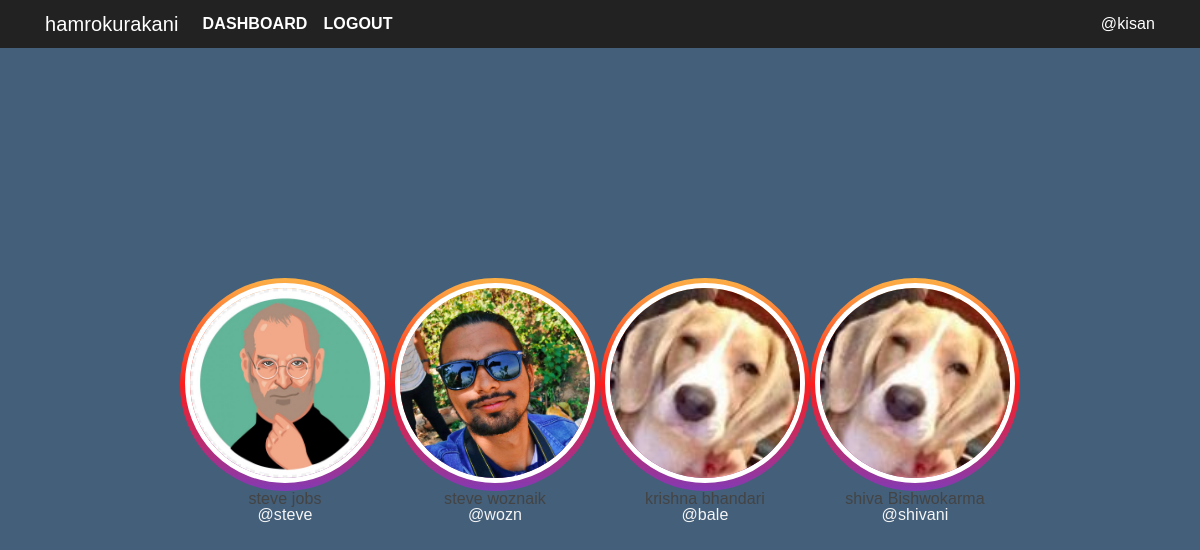
Page / (signed in) on the earlier database version.
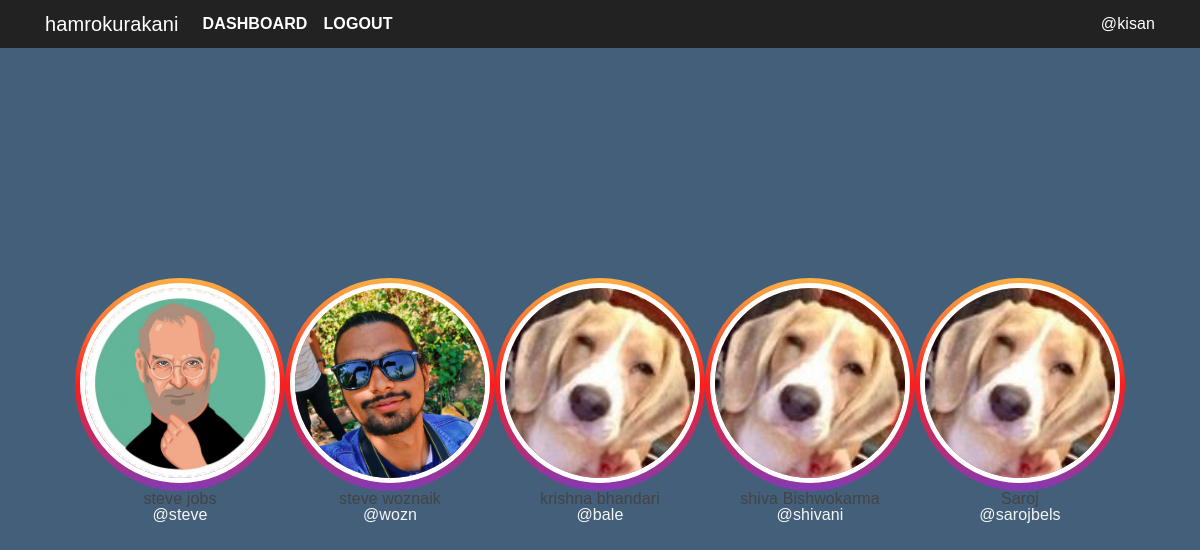
Same page on the later database version.
### hamrokurakani/models.py (models this page shows, shortened)
class User(UserMixin, db.Model):
    id = db.Column(db.Integer, primary_key=True)
    fullname = db.Column(db.String(20), unique=True, nullable=False)
    username = db.Column(db.String(15), unique=True, nullable=False)
    email = db.Column(db.String(120), unique=True, nullable=False)
    password = db.Column(db.String(60), nullable=False)
    image_file = db.Column(db.String(20), nullable=False, default='default.jpg')
    joined = db.Column(db.DateTime, nullable=False, default=datetime.now)
    messages_sent = db.relationship('Message', foreign_keys='Message.sender_id', backref='author', lazy='dynamic')
    messages_received = db.relationship('Message', foreign_keys='Message.recipient_id', backref='recipient', lazy='dynamic')
    last_seen = db.Column(db.DateTime, default=datetime.now)
    last_message_read_time = db.Column(db.DateTime, default=datetime.now)

### hamrokurakani/chat/routes.py (the view)
@chyat.route('/')
@login_required
def home():
    users = User.query.all()
    return render_template('home.html', users=users)

### hamrokurakani/admin/routes.py (called while the page is built)
@login_manager.user_loader
def load_user(user_id):
    return User.query.get(user_id)

### hamrokurakani/templates/home.html
{% extends "chat/nav.html" %}
{% block content %}
<body>
   	<div class="container">
		<div class="d-flex justify-content-center h-100">
{% for user in users %}
{% if current_user != user %}
<div class="image_outer_container">
	<a class="noblue" href="{{ url_for('chat.chatwith', user=user.username) }}">
				<div class="image_inner_container">
					<img src="{{ url_for('static', filename='profilepics/' + user.image_file) }}" />
				</div>
				<div class="d-flex flex-column justify-content-center text-center">
					<h6>{{user.fullname}}</h6>
					<p>@{{user.username}}</p>
				</div>
						</a>
			</div>
			{% endif %}
{% endfor %}
		</div>
	</div>
</body>
{% endblock content %}

### hamrokurakani/templates/chat/nav.html (shortened to what this page needs)
<!DOCTYPE html>
<html>
<head>
    <link rel="stylesheet" type="text/css" href="{{ url_for('static', filename='css/' + 'bootstrap.min.css') }}">
    <link rel="stylesheet" type="text/css" href="{{ url_for('static', filename='css/' + 'better-nav.min.css') }}">
    <link rel="stylesheet" type="text/css" href="{{ url_for('static', filename='css/' + 'font-awesome.min.css') }}">
    <link rel="stylesheet" type="text/css" href="{{ url_for('static', filename='css/' + 'sourcesanspro.css') }}">
    <link rel="stylesheet" type="text/css" href="{{ url_for('static', filename= 'css/' + 'chat.css') }}">
    <link rel="stylesheet" type="text/css" href="{{ url_for('static', filename= 'css/' + 'main.css') }}">
    <link rel="stylesheet" type="text/css" href="{{ url_for('static', filename='css/' + 'reset.min.css') }}">
</head>
  <header class="site-header">
    <nav class="navbar navbar-expand-md navbar-dark bg-steel fixed-top">
      <div class="container">
        <a class="navbar-brand" href="{{ url_for('chat.chats') }}">hamrokurakani</a>
        <div class="collapse navbar-collapse" id="navbarToggle">
          {% if current_user.is_authenticated %}
          <div class="navbar-nav mr-auto">
            {% if current_user.id == 1 %}
            <a class="nav-item nav-link text-white font-weight-bold text-uppercase"
            href="{{ url_for('admin.index') }}">Dashboard</a>
             {% endif %}
             <a class="nav-item nav-link text-white font-weight-bold text-uppercase"
            href="{{ url_for('users.logout') }}">Logout</a>
          </div>
          <div class="navbar-nav ml-auto">
            <span class="text-white">
              @{{ current_user.username }}
            </span>
          </div>
          {% else %}
          <a class="nav-item nav-link text-white font-weight-bold text-uppercase"
            href="{{ url_for('users.login') }}">Login</a>
          <a class="nav-item nav-link text-white font-weight-bold text-uppercase"
            href="{{ url_for('users.register') }}">Register</a>
          {% endif %}
        </div>
      </div>
    </nav>
  </header>
<body>
    {% block content %}
    {% endblock %}
</body>
</html>

### hamrokurakani/static/css/chat.css (style rules this page uses)
html { margin-top:6rem; scroll-behavior: smooth; font-family: Arial, Helvetica, sans-serif !important; }
body { display: flex; align-items: center; justify-content: center; min-height: 100vh; background: #435f7a !important; font-family:"Source Sans Pro", "Roboto Condensed", sans-serif; font-size: 1em; letter-spacing: 0.1px; color: #32465a; text-rendering: optimizeLegibility; text-shadow: 1px 1px 1px rgba(0, 0, 0, 0.004); -webkit-font-smoothing: antialiased; }
a.noblue:link, a.noblue:active, a.noblue:visited { color: #f5f5f5 !important; text-decoration: none; }

### hamrokurakani/static/css/main.css (style rules this page uses)
body { background: #e6ecf0; color: #242424; margin-top: 5rem; scroll-behavior: smooth; display: flex; justify-content: center; font-family:"Source Sans Pro", "proxima-nova","Roboto Condensed", sans-serif; font-size: 1em; min-height: 100vh; text-rendering: optimizeLegibility; -webkit-font-smoothing: antialiased; text-shadow: 1px 1px 1px rgba(0, 0, 0, 0.004); }
h1, h2, h3, h4, h5, h6 { color: #444444; }
.bg-steel { background-color: #222222; }
.site-header .navbar-nav .nav-link { color: #cbd5db; }
html,body { height: 100%; }
.container { height: 100%; align-content: center; }
.image_outer_container { margin-top: auto; margin-bottom: auto; border-radius: 50%; position: relative; }
.image_inner_container { border-radius: 50%; padding: 5px; background: #833ab4; background: -webkit-linear-gradient(to bottom, #fcb045, #fd1d1d, #833ab4); background: linear-gradient(to bottom, #fcb045, #fd1d1d, #833ab4); }
.image_inner_container img { height: 200px; width: 200px; border-radius: 50%; border: 5px solid white; }

Differences in the rows shown:
added User: image_file (placeholder picture), fullname "Saroj", username "sarojbels"
